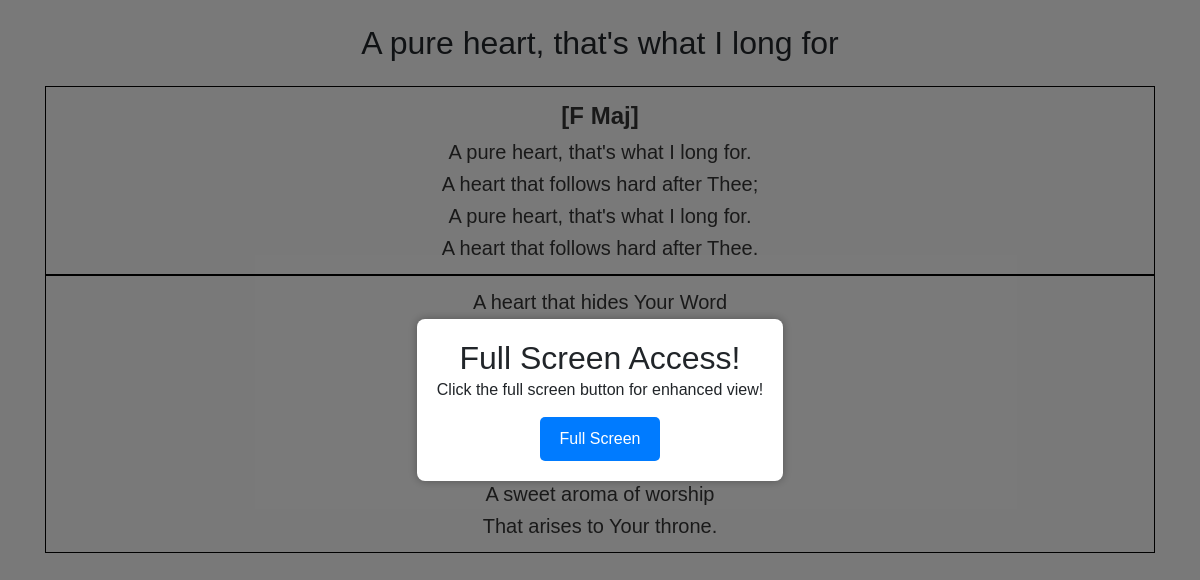
/song/3, run on an earlier commit of the app's database.
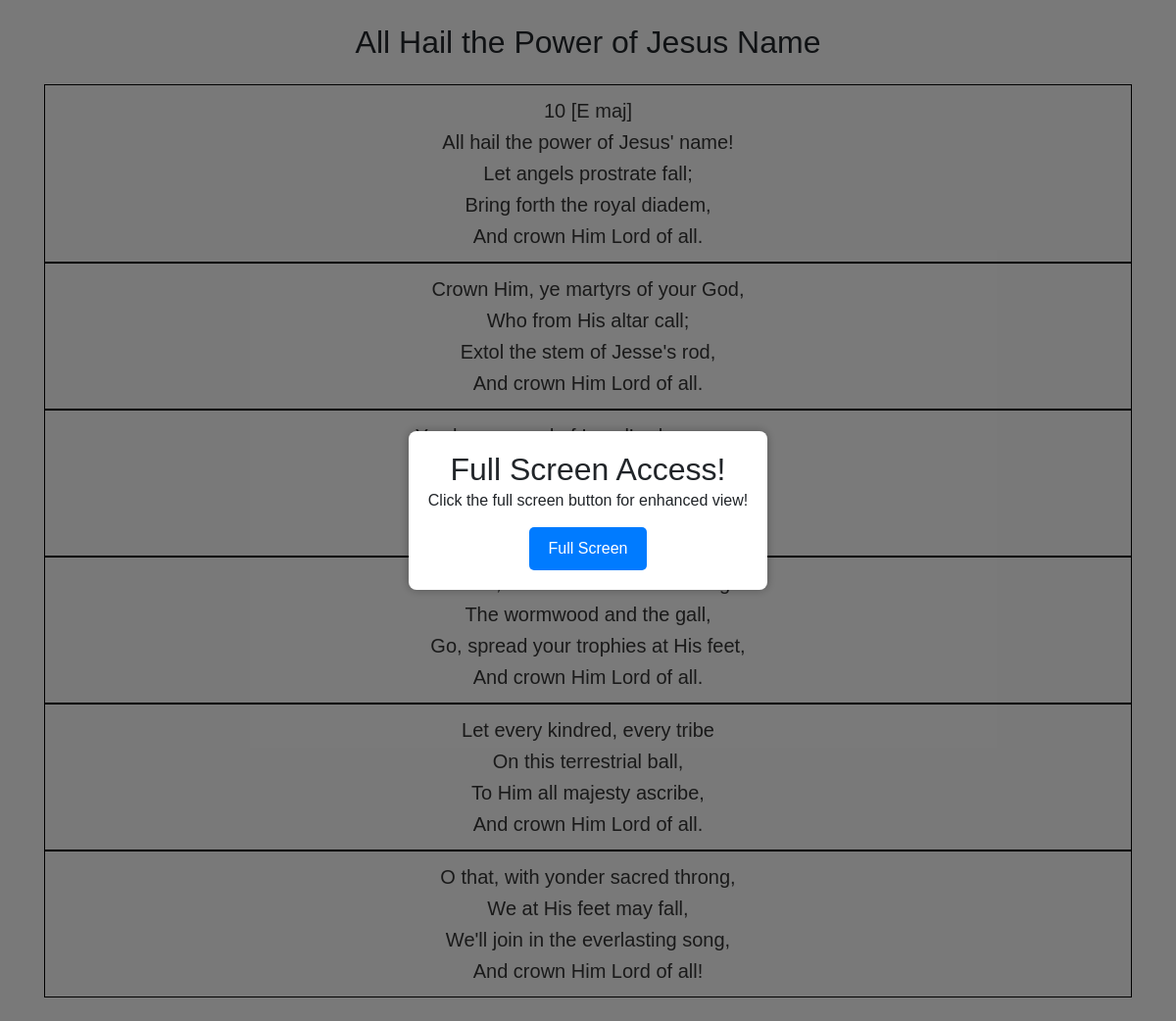
And on a later commit of the database.
### tables this page shows
CREATE TABLE songs (
            id INTEGER PRIMARY KEY AUTOINCREMENT,
            title TEXT,
            alternate_title TEXT,
            lyrics TEXT,
            transliteration TEXT,
            chord TEXT,
            search_title TEXT,
            search_lyrics TEXT,
            youtube_link TEXT,
            create_date TEXT,
            modified_date TEXT,
            username TEXT,
            FOREIGN KEY (username) REFERENCES users(username)
        );

### server.py (the view)
@app.route('/song/<id>')
def song(id):
    try:
        conn = sqlite3.connect(DATABASE)
        cursor = conn.cursor()
        cursor.execute('SELECT lyrics, transliteration, chord, title, youtube_link FROM songs WHERE id = ?', (int(id),))
        row = cursor.fetchone()
        conn.close()
        lyrics = song_view(row[0], row[1], row[2])
    except:
        conn.close()
        return "Song Not Available!"
    return render_template("song_viewer.html", lyrics=lyrics, song_title=row[3], link = row[4])

### server.py (called while the page is built, shortened)
def song_view(lyrics, transliteration_lyrics, chord):
    if transliteration_lyrics == "" or transliteration_lyrics == None or transliteration_lyrics == "None":
        paragraphs = re.split(r'\r?\n|\r', lyrics)
        para_count = 1
        if chord == None or chord =="None":
            chord = ''
        else:
            chord = "<span style='font-weight:bold;font-size:larger;'>" + chord + "</span><br>"
        formatted_song = f"<p id={para_count} style='border: 1px solid black;padding: 10px;'>{chord}"
        for paragraph in paragraphs:
            if paragraph == "":
                para_count +=1
                formatted_song += f"</p><p id={para_count} style='border: 1px solid black;padding: 10px;'>"
            else:
                formatted_song += f'{paragraph}<br>'
    return formatted_song

### templates/song_viewer.html (shortened to what this page needs)
<!DOCTYPE html>
<html lang="en">
<head>
    <link rel="stylesheet" href="https://cdn.jsdelivr.net/npm/bootstrap@4.5.3/dist/css/bootstrap.min.css">
</head>
<body>
    <div class="overlay" id="overlay">
        <div class="popup-card" id="popupCard">
            <h2>Full Screen Access!</h2>
            <p>Click the full screen button for enhanced view!</p>
            <button onclick="full()">Full Screen</button>
        </div>
    </div>
    <div class="container" id="container">
        <br>
        <center>
            <h2>{{song_title}}</h2>
        </center>
        <br>
        <div class="song-lyrics">
            <center>{{lyrics | safe}}</center>
        </div>
    </div>
    <br>
</body>
</html>

### templates/song_viewer.html (style rules this page uses)
.overlay { display: none; position: fixed; top: 0; left: 0; width: 100%; height: 100%; background-color: rgba(0, 0, 0, 0.5); justify-content: center; align-items: center; }
.popup-card { background-color: white; padding: 20px; border-radius: 8px; box-shadow: 0 0 10px rgba(0, 0, 0, 0.3); text-align: center; }
button { padding: 10px 20px; background-color: #007bff; color: white; border: none; border-radius: 5px; cursor: pointer; margin-top: 15px; }
body, h1, h2, p { margin: 0; padding: 0; }
body { font-family: Arial, sans-serif; background-color: #f4f4f4; }
.song-lyrics { color: #333; line-height: 1.6; font-size: 20px; }
.container { overflow-y: auto; }

What changed in the data, as far as the page shows it:
changed songs: title "A pure heart, that's what I long for" → "All Hail the Power of Jesus Name"; chord "[F Maj]" → empty (drawn); alternate_title "[F Maj] A pure heart, that's what I long for. A heart that follows hard after Thee; A pure heart, that's what I long for. A heart that follows hard after Thee. A heart that hides Your Word A sweet aroma of worship That arises to Your throne." → "10 [E maj] All hail the power of Jesus' name! Let angels prostrate fall; Bring forth the royal diadem, And crown Him Lord of all. Crown Him, ye martyrs of your God, Who from His altar call; Extol the stem of Jesse's rod, And crown Him Lord of all. The wormwood and the gall, Go, spread your trophies at His feet, And crown Him Lord of all. Let every kindred, every tribe On this terrestrial ball, To Him all majesty ascribe, And crown Him Lord of all. O that, with yonder sacred throng, We at His feet may fall, We'll join in the everlasting song, And crown Him Lord of all!"
